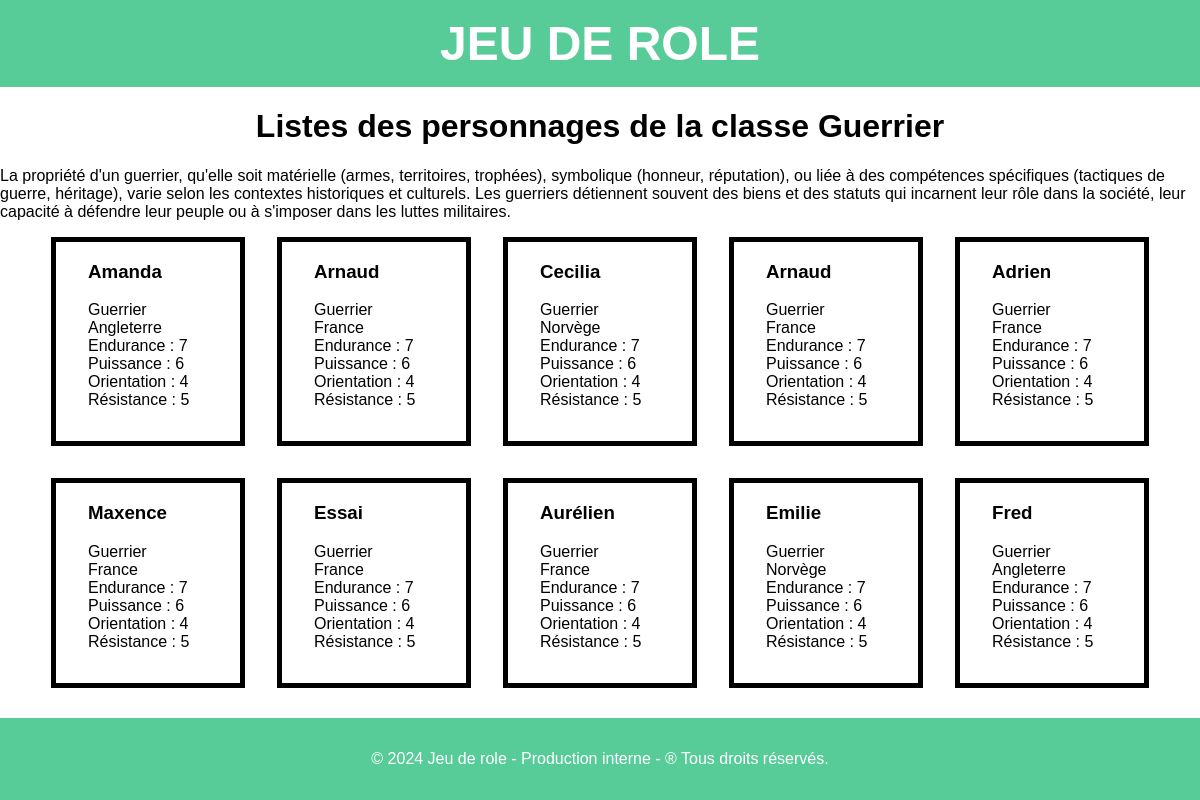
Screenshot of /index.php?page=charactersList&classe=Guerrier with the database file from the repository.
### tables this page shows
CREATE TABLE IF NOT EXISTS `personnage` (
  `id_personnage` int NOT NULL AUTO_INCREMENT,
  `nom` varchar(45) NOT NULL,
  `classe` varchar(45) NOT NULL,
  `civilisation` varchar(45) NOT NULL,
  `puissance` int NOT NULL,
  `endurance` int NOT NULL,
  `orientation` int NOT NULL,
  `resistance` int NOT NULL,
  PRIMARY KEY (`id_personnage`)
);

### classes/DbConnect.php (called while the page is built, shortened)
<?php
abstract class DbConnect
{
    public function __construct()
    {
        try {
            $this->connexion = new PDO("mysql:host=" . self::SERVER . ";dbname=" . self::BASE, self::USER, self::PASSWORD);
        } catch (Exception $e) {
            echo "<p>Erreur de connexion à la base de données</p>";
        }
    }
}

### classes/PersonnageManager.php (called while the page is built, shortened)
<?php
class PersonnageManager extends DbConnect
{
    public function getList($classe)
    {
        try {
            $requete = $this->connexion->prepare("SELECT * FROM personnage WHERE classe = :classe");
            $requete->bindParam(':classe', $classe);
            $requete->execute();
            $resultat = $requete->fetchall(PDO::FETCH_ASSOC);
            $personnages = [];
            foreach ($resultat as $cle => $personnage) {
                $personnages[$cle] = new $classe();
                $personnages[$cle]->setNom($personnage['nom']);
                $personnages[$cle]->setClasse($personnage['classe']);
                $personnages[$cle]->setCivilisation($personnage['civilisation']);
                $personnages[$cle]->setPuissance($personnage['puissance']);
                $personnages[$cle]->setEndurance($personnage['endurance']);
                $personnages[$cle]->setOrientation($personnage['orientation']);
                $personnages[$cle]->setResistance($personnage['resistance']);
            }
            return $personnages;
        } catch (PDOException $e) {
        }
    }
}

### classes/Guerrier.php (called while the page is built)
<?php
class Guerrier extends Personnage
{
    private static $description = "La propriété d'un guerrier, qu'elle soit matérielle (armes, territoires, trophées), symbolique (honneur, réputation), ou liée à des compétences spécifiques (tactiques de guerre, héritage), varie selon les contextes historiques et culturels. Les guerriers détiennent souvent des biens et des statuts qui incarnent leur rôle dans la société, leur capacité à défendre leur peuple ou à s'imposer dans les luttes militaires.";
    public static function getDescription()
    {
        return self::$description;
    }
}

### classes/Personnage.php (called while the page is built, shortened)
<?php
abstract class Personnage
{
    protected $nom;
    protected $classe;
    protected $civilisation;
    protected $endurance;
    protected $puissance;
    protected $orientation;
    protected $resistance;
    public function getNom()
    {
        return $this->nom;
    }
    public function getClasse()
    {
        return $this->classe;
    }
    public function getCivilisation()
    {
        return $this->civilisation;
    }
    public function getEndurance()
    {
        return $this->endurance;
    }
    public function getpuissance()
    {
        return $this->puissance;
    }
    public function getOrientation()
    {
        return $this->orientation;
    }
    public function getResistance()
    {
        return $this->resistance;
    }
    public function setNom($nom)
    {
        $this->nom = $nom;
    }
    public function setClasse($classe)
    {
        $this->classe = $classe;
    }
    public function setCivilisation($civilisation)
    {
        $this->civilisation = $civilisation;
    }
    public function setEndurance($endurance)
    {
        $this->endurance = $endurance;
    }
    public function setpuissance($puissance)
    {
        $this->puissance = $puissance;
    }
    public function setOrientation($orientation)
    {
        $this->orientation = $orientation;
    }
    public function setResistance($resistance)
    {
        $this->resistance = $resistance;
    }
}

### template/pages/charactersList.php (the view)
<?php
$classe = $_GET['classe'] ?? null;
if ($classe) {
    $getPersonnages = new PersonnageManager();
    $personnages = $getPersonnages->getList($classe);
    if ($personnages) {
?>
        <h1>Listes des personnages de la classe <?php echo $classe; ?> </h1>
        <p><?php echo $classe::getDescription(); ?></p>
        <div class="conteneurPersonnage">
            <?php
            foreach ($personnages as $personnage) {
            ?>
                <div class="personnage">
                    <h3><?php echo $personnage->getNom(); ?></h3>
                    <p><?php echo $personnage->getClasse(); ?></p>
                    <p><?php echo $personnage->getCivilisation(); ?></p>
                    <p>Endurance : <?php echo $personnage->getEndurance(); ?></p>
                    <p>Puissance : <?php echo $personnage->getPuissance(); ?></p>
                    <p>Orientation : <?php echo $personnage->getOrientation(); ?></p>
                    <p>Résistance : <?php echo $personnage->getResistance(); ?></p>
                </div>
            <?php
            }
            ?>
        </div>
<?php
    } else {
        echo "<p>Aucun personnage trouvé !</p>";
    }
} else {
    echo "<p>Paramètres non spécifiés ou manquants !</p>";
}

### template/layout/header.php (shortened to what this page needs)
<!DOCTYPE html>
<html lang="fr">
<head>
    <link rel="stylesheet" href="styles/style.css">
</head>
<body>
    <div id=wrapper>
        <header class="entete">
            <a href="index.php">JEU DE ROLE</a>
        </header>
        <main>

### index.php (shortened to what this page needs)
<?php
include "classes/DbConnect.php";
include "classes/Personnage.php";
include "classes/Guerrier.php";
include "classes/PersonnageManager.php";
include "template/layout/header.php";
$page = $_GET["page"] ?? "home";
switch ($page) {
    case "charactersList":
        include "template/pages/charactersList.php";
        break;
}
include "template/layout/footer.php";

### template/layout/footer.php
        </main>
        <footer class = "pied">
            <p>© 2024 Jeu de role - Production interne - ® Tous droits réservés.</p>
        </footer>
</body>
</html>

### styles/style.css (style rules this page uses)
html, body { height: 100%; margin: 0; }
main { flex: 1; }
#wrapper { max-width: 1280px; margin: auto; font-family: sans-serif; display: flex; flex-direction: column; height: 100%; }
h1 { text-align: center; }
.entete { padding: 1em 0; background-color: #57cc99; color: #FFFFFF; text-align: center; }
.entete a { color: #FFFFFF; font-size: 3em; font-weight: bold; text-decoration: none; }
.conteneurPersonnage { display: flex; justify-content: center; flex-wrap: wrap; gap: 2em; }
.personnage { display: flex; flex-direction: column; width: 10%; border: 5px solid #000000; padding : 0 2em 2em 2em; }
.personnage p { margin: 0; }
.pied { padding: 1em 0; margin-top: 1em; background-color: #57cc99; color: #FFFFFF; text-align: center; }

### rows the page displays
personnage: classe "Guerrier", nom "Fred", civilisation "Angleterre", endurance "7", puissance "6", orientation "4", resistance "5"
personnage: nom "Amanda", classe "Guerrier", civilisation "Angleterre", endurance "7", puissance "6", orientation "4", resistance "5"
personnage: nom "Arnaud", classe "Guerrier", civilisation "France", endurance "7", puissance "6", orientation "4", resistance "5"
personnage: nom "Cecilia", classe "Guerrier", civilisation "Norvège", endurance "7", puissance "6", orientation "4", resistance "5"
personnage: nom "Arnaud", classe "Guerrier", civilisation "France", endurance "7", puissance "6", orientation "4", resistance "5"
personnage: nom "Adrien", classe "Guerrier", civilisation "France", endurance "7", puissance "6", orientation "4", resistance "5"
personnage: nom "Maxence", classe "Guerrier", civilisation "France", endurance "7", puissance "6", orientation "4", resistance "5"
personnage: nom "Essai", classe "Guerrier", civilisation "France", endurance "7", puissance "6", orientation "4", resistance "5"
personnage: nom "Aurélien", classe "Guerrier", civilisation "France", endurance "7", puissance "6", orientation "4", resistance "5"
personnage: nom "Emilie", classe "Guerrier", civilisation "Norvège", endurance "7", puissance "6", orientation "4", resistance "5"
